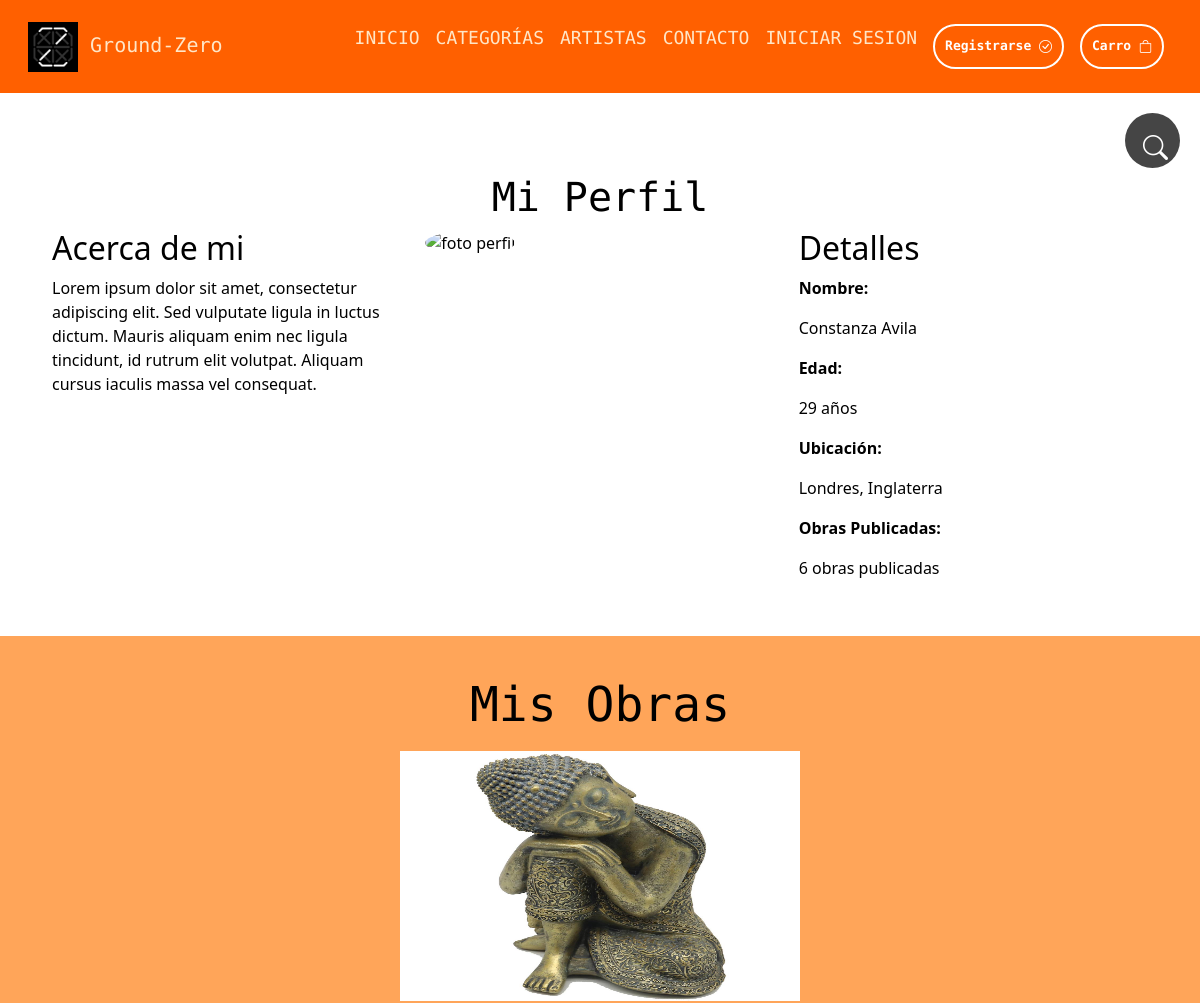
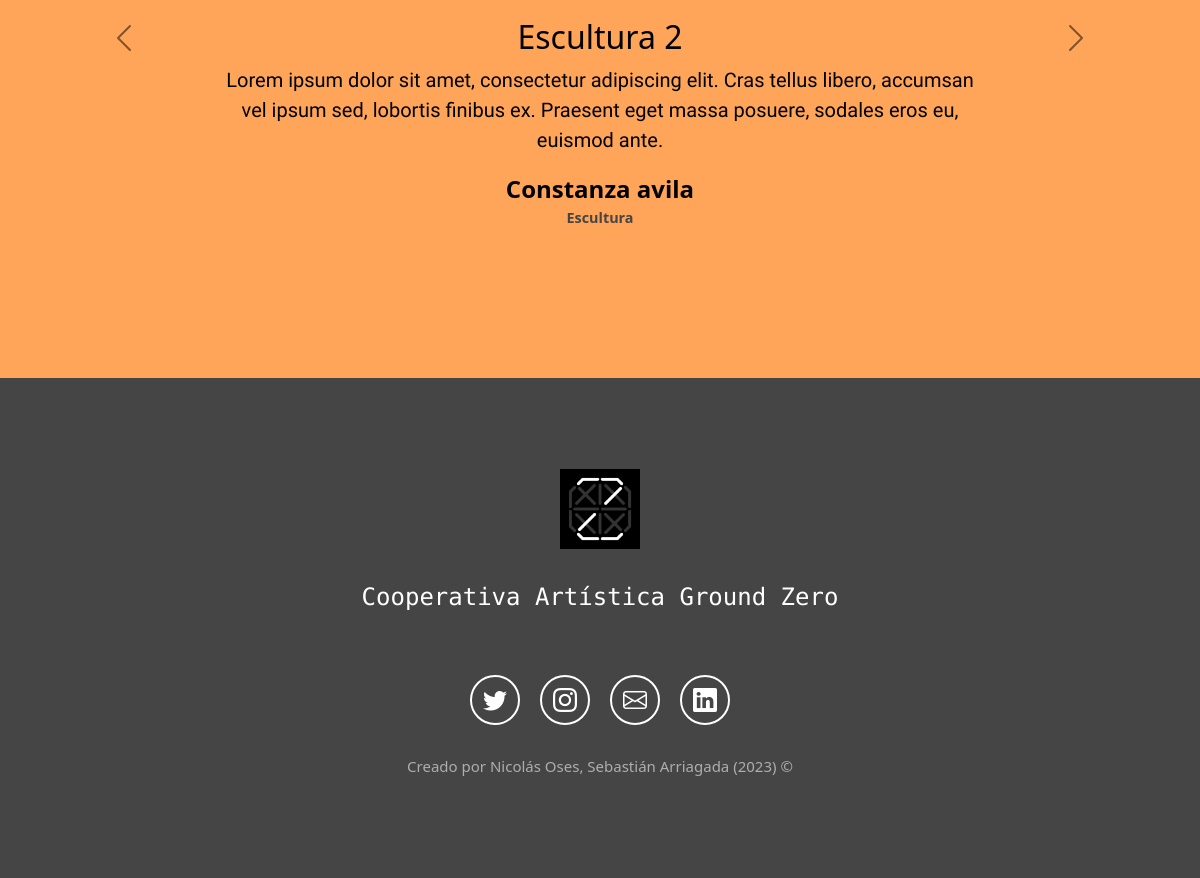
The app's page /constanza/ with its own data (2 pictures, top to bottom).
### aplicacion/models.py (models this page shows, shortened)
class Artista(models.Model):
  rut              = models.CharField(primary_key=True, max_length=10)
  nombre           = models.CharField(max_length=20)
  apellido_paterno = models.CharField(max_length=20)
  apellido_materno = models.CharField(max_length=20)
  fecha_nacimiento = models.DateField(blank=False, null=False)
  telefono         = models.CharField(max_length=20)
  email            = models.EmailField(unique=True, max_length=80, blank=True, null=True)
  direccion        = models.CharField(max_length=80, blank=True, null=True)
  activo           = models.BooleanField()
  def __str__(self):
    return str(self.nombre)+" "+str(self.apellido_paterno)

class Obra(models.Model):
    titulo            = models.CharField(max_length=50)
    precio            = models.IntegerField()
    descripcion       = models.TextField()
    fecha_publicacion = models.DateField()
    imagen            = models.ImageField(upload_to="productos", null = True)
    url               = models.CharField(max_length=50, blank=True, null= True)
    categoria         = models.ForeignKey(Categoria, on_delete = models.PROTECT)
    artista           = models.ForeignKey(Artista, on_delete = models.PROTECT)

class Categoria(models.Model):
    nombre = models.CharField(max_length=50)
    def __str__(self):
        return self.nombre

### aplicacion/views.py (the view)
# urls.py: path('constanza/', views.constanza, name='constanza'),
def constanza(request):
    obras = Obra.objects.raw("SELECT * FROM aplicacion_obra WHERE artista_id = '33333333-3'")
    artista = Artista.objects.raw("SELECT * FROM aplicacion_artista WHERE rut = '33333333-3'")
    data = {
        'obras': obras,
        'artista': artista,
    }
    return render(request, 'app/plantillas/artistas/constanza.html', data)

### aplicacion/context_processor.py (called while the page is built)
def total_carrito(request):
    total = 0
    cantidadTotal = 0
    if request.user.is_authenticated:
        if 'carrito' in request.session.keys():
            for key, value in request.session['carrito'].items():
                total += int(value['acumulado'])
                cantidadTotal += int(value['cantidad'])
    return {'total_carrito': total, 'cantidad_total': cantidadTotal}

### aplicacion/templates/app/plantillas/artistas/constanza.html (shortened to what this page needs)
{% extends 'app/base.html' %}
{% load static %}
{% load humanize %}
 {% block contenido %}
  <div class="contenedor d-flex flex-row justify-content-end">
    <div class="buscador">
      <div class="btn">
        <i class="bi bi-search"></i>
      </div>
    </div>
  </div>
  <section class="usuario seccion-clara">
    <div class="container">
      <div class="row text-center">
        <div class="col-12">
          <h1 class="seccion-titulo">Mi Perfil</h1>
        </div>
      </div>
      <div class="row">
        <div class="col-12 col-md-4">
          <div class="sobre-mi">
            <h2>Acerca de mi</h2>
            <p>
              Lorem ipsum dolor sit amet, consectetur adipiscing elit.
              Sed vulputate ligula in luctus dictum.
              Mauris aliquam enim nec ligula tincidunt, id rutrum elit volutpat.
              Aliquam cursus iaculis massa vel consequat.
            </p>
          </div>
        </div>
        <div class="col-12 col-md-4">
          <div class="imagen-perfil">
            <img class="img-fluid rounded-circle" src="{% static 'app/img/artistas/artista3.jpg' %}" alt="foto perfil">
          </div>
        </div>
        <div class="col-12 col-md-4">
          <div class="detalles mb-3">
            <h2>Detalles</h2>
            <p style="font-weight: bold;">Nombre:</p>
            <p>{{ artista.0.nombre | capfirst }} {{ artista.0.apellido_paterno | capfirst }}</p>
            <p style="font-weight: bold;">Edad:</p>
            <p>29 años</p>
            <p style="font-weight: bold;">Ubicación:</p>
            <p>Londres, Inglaterra</p>
            <p style="font-weight: bold;">Obras Publicadas:</p>
            <p>6 obras publicadas</p>
          </div>
        </div>
      </div>
    </div>
  </section>
  <section class="mis-obras seccion-clara-2">
    <div class="container">
      <div class="row text-center">
        <h2 class="seccion-titulo" style="font-size: 3rem;">Mis Obras</h2>
      </div>
      <div class="row">
        <div id="productos-carrusel" class="carousel carousel-dark slide">
          <div class="carousel-inner">
            {% for p in obras %}
            <div class="carousel-item {% if forloop.first %}active{% endif %}">
                <div class="container">
                    <a href="{% url 'detalle_producto' p.id %}">
                        <img class="producto-imagen img-fluid" src="{{ p.imagen.url }}" alt="producto1">
                    </a>
                    <h2>{{ p.titulo | title }}</h2>
                    <p class="producto-texto">
                        Lorem ipsum dolor sit amet, consectetur adipiscing elit.
                        Cras tellus libero, accumsan vel ipsum sed, lobortis finibus ex.
                        Praesent eget massa posuere, sodales eros eu, euismod ante.
                    </p>
                    <div class="producto-info">
                        <p class="artista">{{ p.artista | capfirst }}</p>
                        <p class="categoria">{{ p.categoria | title }}</p>
                    </div>
                </div>
            </div>
            {% endfor %}
          </div>
          <button class="carousel-control-prev" type="button" data-bs-target="#productos-carrusel" data-bs-slide="prev">
            <span class="carousel-control-prev-icon" aria-hidden="true"></span>
          </button>
          <button class="carousel-control-next" type="button" data-bs-target="#productos-carrusel" data-bs-slide="next">
            <span class="carousel-control-next-icon" aria-hidden="true"></span>
          </button>
        </div>
      </div>
    </div>
  </section>
{% endblock %}

### aplicacion/static/app/css/style.css (style rules this page uses)
section { display: flex; flex-direction: column; align-items: center; justify-content: center; }
.contenedor { padding: 20px; }
.buscador { position: absolute; max-height: 50px; padding: 5px; }
.buscador .btn { position: absolute; top: 0; right: 0; background-color: #454545; width: 55px; height: 55px; line-height: 55px; border-radius: 50px; cursor: pointer; }
.buscador .btn i { color: white; font-size: 25px; padding: 5px 0px 10px 5px; justify-content: center; align-items: center; }
.seccion-clara { color: black; min-height: 500px; padding: 40px; }
.seccion-titulo { font-family: 'Share Tech Mono', monospace; }
.carousel-item { height: 600px; }
.carousel-item .container { width: 100%; min-height: 500px; display: flex; flex-direction: column; align-items: center; justify-content: center; }
.producto-imagen { height: 250px; width: 400px; margin: 10px 10px 20px 10px; }
.producto-texto { max-width: 70%; font-size: 20px; text-align: center; font-family: 'Quicksand', sans-serif; }
.producto-info { font-weight: bold; text-align: center; min-height: 200px; }
.producto-info p { margin-bottom: 0; }
.producto-info .artista { font-size: 1.5rem; }
.producto-info .categoria { font-size: 0.9rem; color: #454545; }
.seccion-clara-2 { color: black; background-color: #FFA559; min-height: 500px; padding: 40px; }
.bi { vertical-align: -.125em; fill: currentColor; }

### records on screen
Artista: nombre "Constanza", apellido_paterno "Avila"
Obra: imagen (picture), titulo "Escultura 2", artista "Constanza avila", categoria "Escultura"
